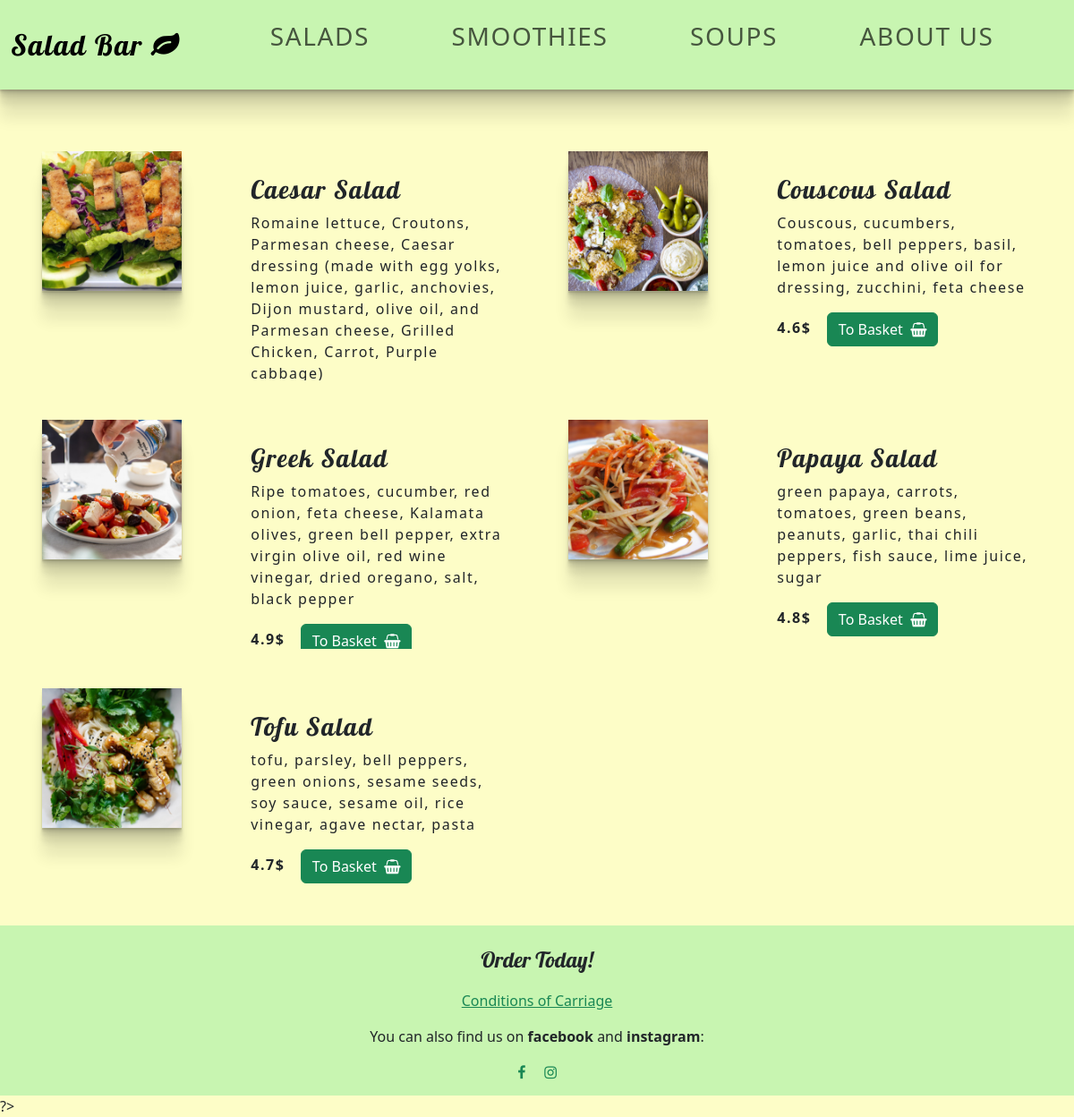
The page /pages/salads.php (signed in) on the database its author committed.
### tables this page shows
CREATE TABLE `product` (
  `id` int NOT NULL AUTO_INCREMENT,
  `price` float NOT NULL,
  `product_name` varchar(255) NOT NULL,
  `ingredients` varchar(255) DEFAULT NULL,
  `type` enum('salad','smoothie','soup') DEFAULT NULL,
  `image` varchar(255) DEFAULT NULL,
  PRIMARY KEY (`id`),
  UNIQUE KEY `id` (`id`),
  UNIQUE KEY `image` (`image`)
);

### operations/productsFunction.php (the view, shortened to what this page needs)
<?php
function Products(): void
{
  $id = $_SESSION["id"];
  foreach ($GLOBALS["result"] as $r) {
    echo "
          <section class='col-lg-6 products'>
          <img src='/salad-bar/media/image/products/" .
      $r["type"] .
      "/" .
      $r["image"] .
      "' width='700' height='700' alt='" .
      $r["product_name"] .
      "' class='products' >
          <div>
          <h3>" .
      $r["product_name"] .
      "</h3>
          <p>" .
      $r["ingredients"] .
      "</p>
          <p class='prices'>" .
      $r["price"] .
      "$";
    if (isset($id)) {
      echo " &nbsp; <button class='btn btn-success basket' data-product-id='" .
        $r["id"] .
        "' data-product-name='" .
        $r["product_name"] .
        "'data-product-price='" .
        $r["price"] .
        "' data-product-quantity=1>To Basket &nbsp;<i class='fa fa-shopping-basket'></i></button>";
    }
    echo "</p>
          </div>
          </section>
          ";
  }
}
?>

### css/header.css (style rules this page uses)
* { margin: 0; padding: 0; box-sizing: border-box; }
body { background-color: rgba(253, 253, 185, 0.8); }

### css/home.css (style rules this page uses)
section { height: 100%; float: left; }
section:first-child { padding: 5% 2.5% 5% 7.5%; }
section:nth-child(2) { padding: 5% 7.5% 5% 2.5%; }
h1, p { text-align: center; }

### css/products.css (style rules this page uses)
section.products { padding: 3%; height: 300px; }
img.products { width: 30%; height: auto; margin-right: 10%; box-shadow: rgba(0, 0, 0, 0.09) 0px 2px 1px, rgba(0, 0, 0, 0.09) 0px 4px 2px, rgba(0, 0, 0, 0.09) 0px 8px 4px, rgba(0, 0, 0, 0.09) 0px 16px 8px, rgba(0, 0, 0, 0.09) 0px 32px 16px; }
section > div { float: right; width: 55%; margin-top: 5%; height: 100%; overflow: scroll; }
p.prices { font-weight: bold; }
h3 { font-family: "Lobster", sans-serif; }
p { text-align: start; }

### rows shown on the page
product: type+image (picture), product_name "Caesar Salad", ingredients "Romaine lettuce, Croutons, Parmesan cheese, Caesar dressing (made with egg yolks, lemon juice, garlic, anchovies, Dijon mustard, olive oil, and Parmesan cheese, Grilled Chicken, Carrot, Purple cabbage)"
product: type+image (picture), product_name "Couscous Salad", ingredients "Couscous, cucumbers, tomatoes, bell peppers, basil, lemon juice and olive oil for dressing, zucchini, feta cheese", price "4.6"
product: type+image (picture), product_name "Greek Salad", ingredients "Ripe tomatoes, cucumber, red onion, feta cheese, Kalamata olives, green bell pepper, extra virgin olive oil, red wine vinegar, dried oregano, salt, black pepper", price "4.9"
product: type+image (picture), product_name "Papaya Salad", ingredients "green papaya, carrots, tomatoes, green beans, peanuts, garlic, thai chili peppers, fish sauce, lime juice, sugar", price "4.8"
product: type+image (picture), product_name "Tofu Salad", ingredients "tofu, parsley, bell peppers, green onions, sesame seeds, soy sauce, sesame oil, rice vinegar, agave nectar, pasta", price "4.7"
